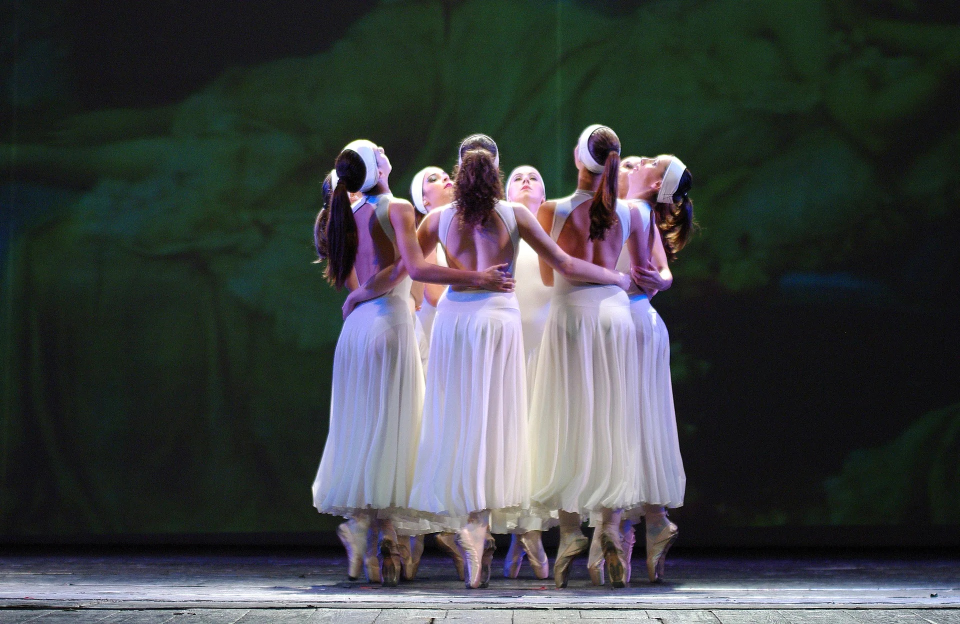
#> input picture source-assets/course-placeholders/dance-classical.jpg, 1920 x 1248 px (shown at 1/2 size); its folder holds only this picture in this run
$ python prepare-course-placeholders.py
#> lines starting #> are read from the running program, lines starting #| are printed output that depends on the picture
from pathlib import Path
from PIL import Image

ROOT = Path(__file__).resolve().parents[1]
SOURCE = ROOT / "source-assets" / "course-placeholders"
OUTPUT = ROOT / "public" / "images" / "courses"
WIDTHS = (640, 1200, 1800)

OUTPUT.mkdir(parents=True, exist_ok=True)
for source in SOURCE.glob("*.jpg"):
    with Image.open(source) as image:
#> image is the input picture: PIL image 1920x1248 RGB; mean R, G, B 62.8, 66.2, 67.7
        image = image.convert("RGB")
        for width in WIDTHS:
            target_width = min(width, image.width)
            height = round(image.height * target_width / image.width)
            resized = image.resize((target_width, height), Image.Resampling.LANCZOS)
            output = OUTPUT / f"{source.stem}-{width}.webp"
            resized.save(output, "WEBP", quality=82, method=6)
            print(f"{output.relative_to(ROOT)} {target_width}x{height}")
#> this loop made 3 passes
#> pass 1, `resized = image.resize((target_width, height), Image.Resampling.LANCZOS)`:
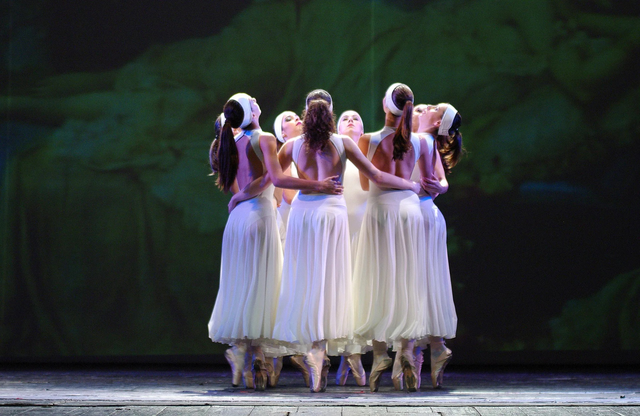
#> resized: PIL image 640x416 RGB; mean R, G, B 62.8, 66.2, 67.7

$ run again, on source-assets/course-placeholders/kung-fu.jpg
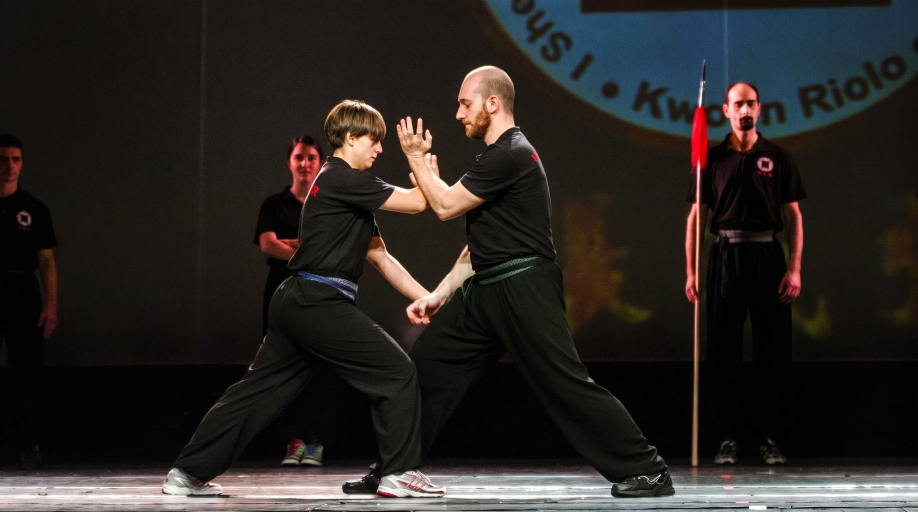
#> input picture source-assets/course-placeholders/kung-fu.jpg, 2752 x 1536 px (shown at 1/3 size)
#> image is the input picture: PIL image 2752x1536 RGB; mean R, G, B 41.4, 37.6, 35.1
#> the loop `for width in WIDTHS:` made 3 passes
#> pass 1, `resized = image.resize((target_width, height), Image.Resampling.LANCZOS)`:
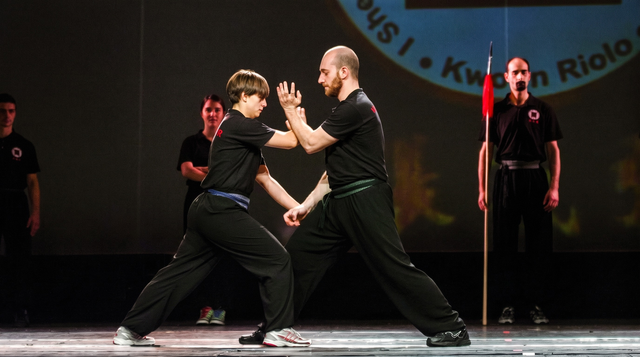
#> resized: PIL image 640x357 RGB; mean R, G, B 41.4, 37.6, 35.1

$ run again, on source-assets/course-placeholders/latin.jpg
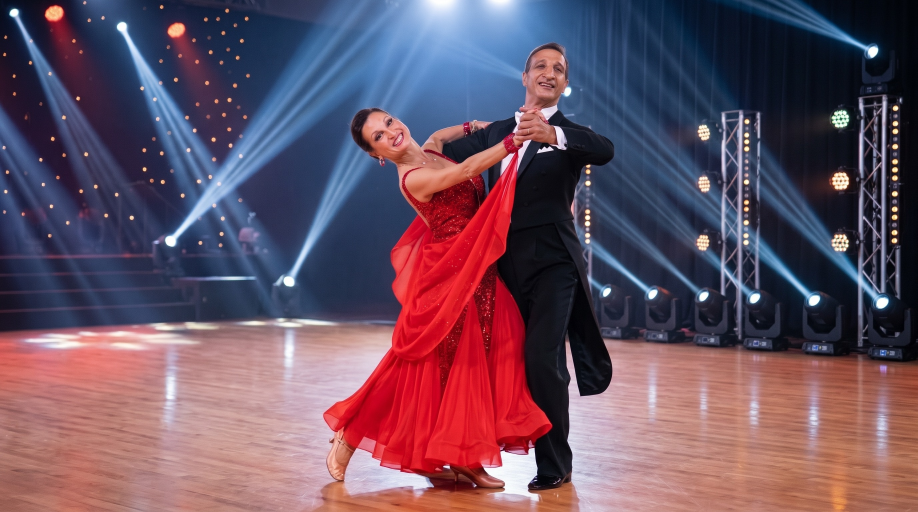
#> input picture source-assets/course-placeholders/latin.jpg, 2752 x 1536 px (shown at 1/3 size)
#> image is the input picture: PIL image 2752x1536 RGB; mean R, G, B 105.2, 80.8, 97.8
#> the loop `for width in WIDTHS:` made 3 passes
#> pass 1, `resized = image.resize((target_width, height), Image.Resampling.LANCZOS)`:
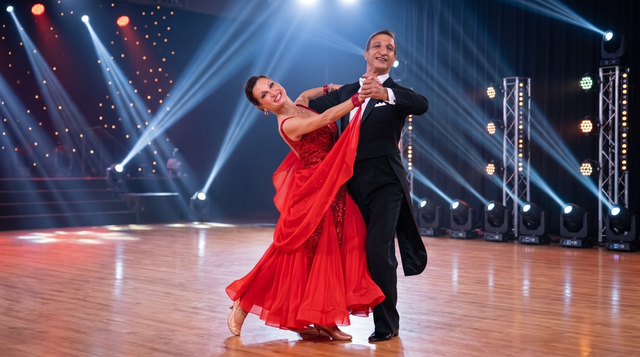
#> resized: PIL image 640x357 RGB; mean R, G, B 105.2, 80.8, 97.8

$ run again, on source-assets/course-placeholders/dance-modern.jpg
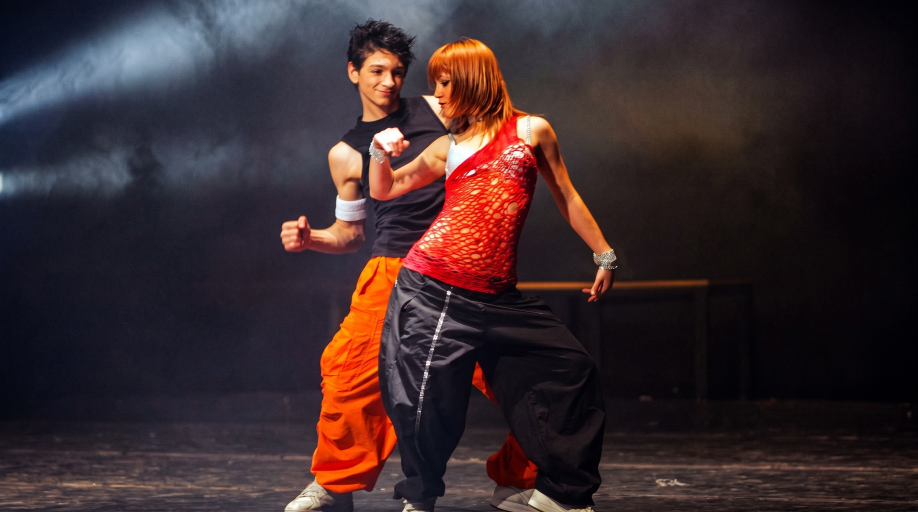
#> input picture source-assets/course-placeholders/dance-modern.jpg, 2752 x 1536 px (shown at 1/3 size)
#> image is the input picture: PIL image 2752x1536 RGB; mean R, G, B 58.3, 42.2, 45.2
#> the loop `for width in WIDTHS:` made 3 passes
#> pass 1, `resized = image.resize((target_width, height), Image.Resampling.LANCZOS)`:
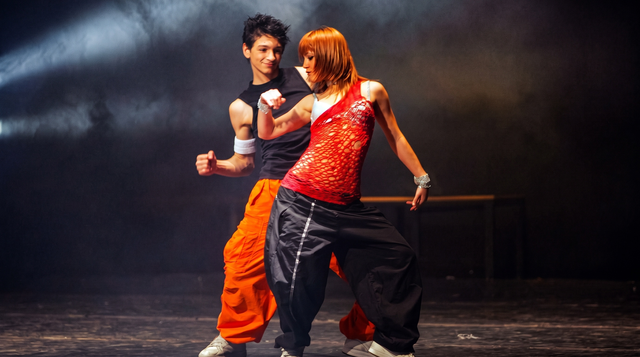
#> resized: PIL image 640x357 RGB; mean R, G, B 58.3, 42.2, 45.2
